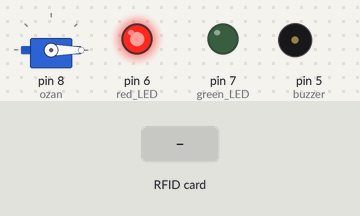
The sketch below on a simulated Arduino Uno, built with avr-gcc and run on an emulated ATmega328P. Shown: servo, output pins drawn as LEDs (lit = HIGH), buzzer (waves = sounding, pin HIGH). The test bench sets the inputs (shaded band). Pins used as bus, display or sensor lines are not drawn; what the sketch prints to the serial monitor is not drawn.

Above: at 1.2 s.
1.3 s: RFID card 5E 7A 19 C4 held to the reader
Timing chart, 0 to 4.3 s (numbered marks = the images above; inputs shaded):
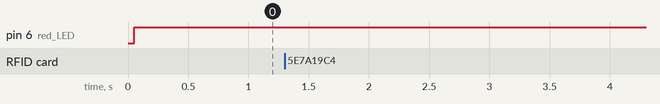

Measured:
- after the input at 1.3 s, every drawn part: stays the same

The sketch:

rfid_card_door_application.ino
```cpp
#include <Servo.h>
#include <SPI.h>
#include <RFID.h>
Servo ozan;
RFID detected_card(10, 9);
byte correct_card[5] = {131,143,124,17 ,97};
void setup()
{
  Serial.begin(9600);
  SPI.begin();
  detected_card.init();

  pinMode(7,OUTPUT); //green LED
  pinMode(6,OUTPUT); //red LED
  pinMode(5,OUTPUT); //buzzer
ozan.attach(8);
ozan.write(0);
}

void loop()
{
          digitalWrite(6,1);
        digitalWrite(7,0);
        digitalWrite(5,0);
        ozan.write(0);

 //find out card number
  if (detected_card.isCard()) {  // if the card is detected..


    if (detected_card.readCardSerial()) {  // Read card serial number ,
      Serial.println("Kart Bulundu ID : ");
      Serial.print(detected_card.serNum[0]);
      Serial.print(" , ");
      Serial.print(detected_card.serNum[1]);
      Serial.print(" , ");
      Serial.print(detected_card.serNum[2]);
      Serial.print(" , ");
      Serial.print(detected_card.serNum[3]);
      Serial.print(" , ");
      Serial.print(detected_card.serNum[4]);
      Serial.println(" ");

//find out card number
      if (detected_card.serNum[0]==correct_card[0] && detected_card.serNum[1]==correct_card[1] && detected_card.serNum[2]==correct_card[2] && detected_card.serNum[3]==correct_card[3] && detected_card.serNum[4]==correct_card[4] ){

        digitalWrite(7,1);
        digitalWrite(5,1);
        digitalWrite(6,0);
        ozan.write(90);
        delay(2000);
        digitalWrite(5,0);
        digitalWrite(7,0);
        ozan.write(0);
      }


    }
  }
  detected_card.halt(); // card can be read again...
}
```
